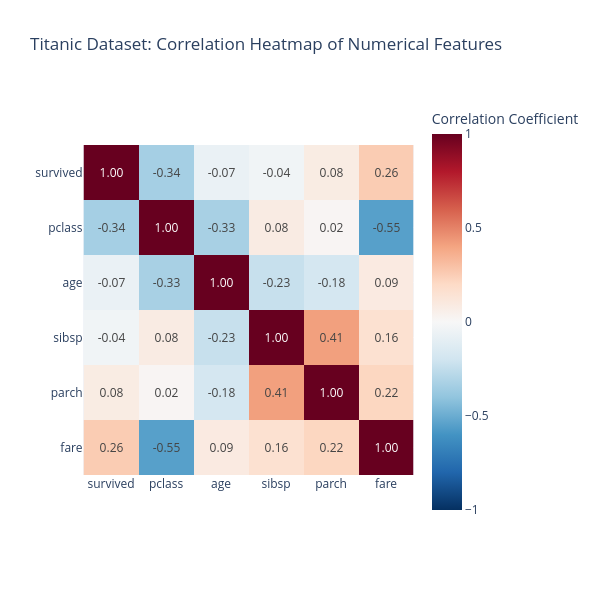

The code cell stored with this chart in its notebook:
### Code cell
numerical_cols = df.select_dtypes(include=[np.number]).columns
corr_matrix = df[numerical_cols].corr()

fig = px.imshow(
    corr_matrix,
    text_auto=".2f",
    color_continuous_scale="RdBu_r",
    zmin=-1,
    zmax=1,
    title="Titanic Dataset: Correlation Heatmap of Numerical Features",
    labels=dict(color="Correlation Coefficient")
)

fig.update_layout(
    width=600,
    height=600,
    xaxis_title="",
    yaxis_title=""
)

fig.show()

### Figure 1 — Plotly figure (JSON) as saved in the notebook; plotly's stock layout.template omitted (floating-point values rounded to 4 significant figures)
{"data": [{"coloraxis": "coloraxis", "hovertemplate": "x: %{x}<br>y: %{y}<br>Correlation Coefficient: %{z}<extra></extra>", "name": "0", "texttemplate": "%{z:.2f}", "type": "heatmap", "x": ["survived", "pclass", "age", "sibsp", "parch", "fare"], "xaxis": "x", "y": ["survived", "pclass", "age", "sibsp", "parch", "fare"], "yaxis": "y", "z": [[1.0, -0.3385, -0.06981, -0.03532, 0.08163, 0.2573], [-0.3385, 1.0, -0.3313, 0.08308, 0.01844, -0.5495], [-0.06981, -0.3313, 1.0, -0.2326, -0.1792, 0.09157], [-0.03532, 0.08308, -0.2326, 1.0, 0.4148, 0.1597], [0.08163, 0.01844, -0.1792, 0.4148, 1.0, 0.2162], [0.2573, -0.5495, 0.09157, 0.1597, 0.2162, 1.0]]}], "layout": {"coloraxis": {"cmax": 1, "cmin": -1, "colorbar": {"title": {"text": "Correlation Coefficient"}}, "colorscale": [[0, "rgb(5,48,97)"], [0.1, "rgb(33,102,172)"], [0.2, "rgb(67,147,195)"], [0.3, "rgb(146,197,222)"], [0.4, "rgb(209,229,240)"], [0.5, "rgb(247,247,247)"], [0.6, "rgb(253,219,199)"], [0.7, "rgb(244,165,130)"], [0.8, "rgb(214,96,77)"], [0.9, "rgb(178,24,43)"], [1, "rgb(103,0,31)"]]}, "height": 600, "title": {"text": "Titanic Dataset: Correlation Heatmap of Numerical Features"}, "width": 600, "xaxis": {"anchor": "y", "constrain": "domain", "domain": [0, 1], "scaleanchor": "y", "title": {"text": ""}}, "yaxis": {"anchor": "x", "autorange": "reversed", "constrain": "domain", "domain": [0, 1], "title": {"text": ""}}}}
